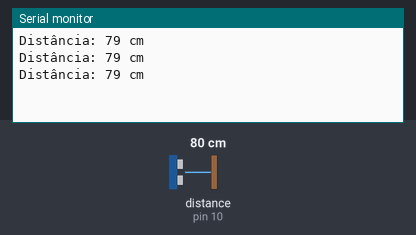
A sketch run on a simulated Arduino Uno, built with avr-gcc and run on an emulated ATmega328P. Parts: the last lines printed to the serial monitor. Wiring (inferred from the names in the program): ultrasonic range finder: trigger pin 9; echo pin 10. Inputs (shaded band) come from the test bench; at power-on: distance to the obstacle (sensor on pin 10) 80 cm. The echo pulse lasts 58.3 µs per cm.

Above: at 1.3 s.
1.4 s: distance to the obstacle (sensor on pin 10) set to 2 cm
At 1.9 s:
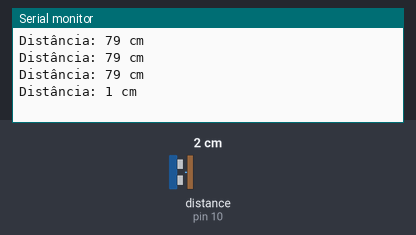
2.9 s: distance to the obstacle (sensor on pin 10) set to 4 cm
At 3.4 s:
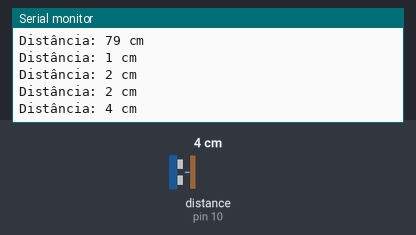
Timing chart, 0 to 5.9 s (numbered marks = the images above; inputs shaded):
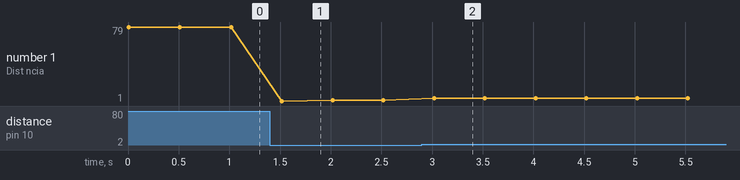

The sketch:

ultrasonic.ino
```cpp
int trig = 9;
int echo = 10;
long tempo = 0;
int distancia = 0;

void setup() {

  Serial.begin(9600);  //INICIALIZA A COMUNICAÇÃO SERIAL

  pinMode(trig, OUTPUT);  // DEFINE O PINO TRIG COMO SAINDA
  pinMode(echo, INPUT);   // DEFINE O PINO ECHO COMO ENTRADA
}

void loop() {

  digitalWrite(trig, LOW); // DESLIGA O PINO TRIG POR 2 MICROSSEGUNDOS
  delayMicroseconds(2);

  digitalWrite(trig, HIGH); // LIGA O PINO TRIG POR 10 MICROSSEGUNDOS
  delayMicroseconds(10);
  digitalWrite(trig, LOW);  // DESLIGA O PINO TRIG

  tempo = pulseIn(echo, HIGH); // LÊ O TEMPO QUE O SINAL LEVA PARA VOLTAR AO PINO ECHO

  distancia = tempo * 0.0344 / 2; // APLICA A FORMULA PARA CALCULAR A DISTÂNCIA

  Serial.print("Distância: ");  // MOSTRA A DISTANCIA NO MONITOR SERIAL
  Serial.print(distancia);
  Serial.println(" cm");

  delay(500);
}
```

Measured:
- after the input at 1.4 s, the serial monitor: prints a new line after 0.12 s (image 1)
- after the input at 2.9 s, the serial monitor: prints a new line after 0.12 s (image 2)
- plotted number 1: 79 → 2 after the input at 1.4 s, 2 → 4 after the input at 2.9 s
